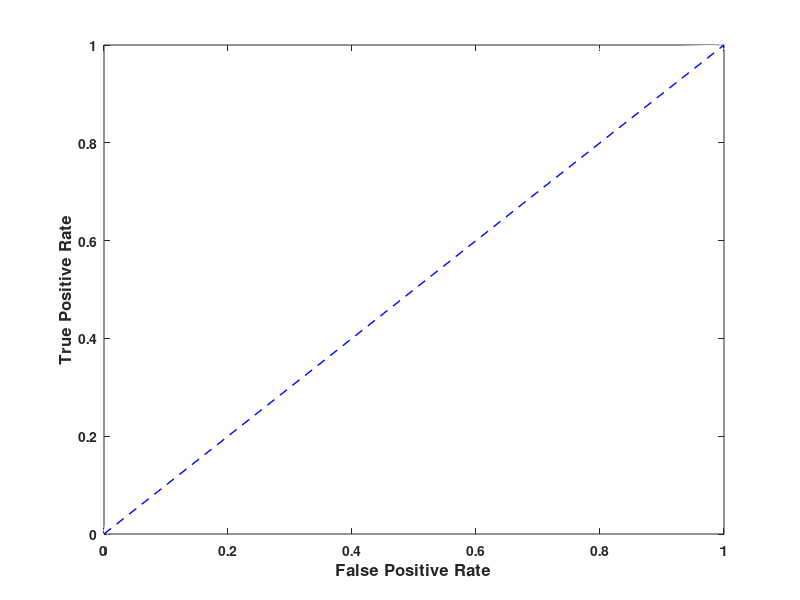

The MATLAB source for this figure:
tpr=[1.0000000 0.9622919 0.0000000]
fpr=[1.0000000 0.1189262 0.0000000]

plot(fpr,tpr,'-ow')

set(groot,'defaultLineLineWidth',1.0)

hold on

plot([0 1],[0 1],'--b')

set(gca,'FontSize',10,'FontWeight','bold')

xlabel('False Positive Rate','FontSize',12,'FontWeight','bold')
ylabel('True Positive Rate','FontSize',12,'FontWeight','bold')